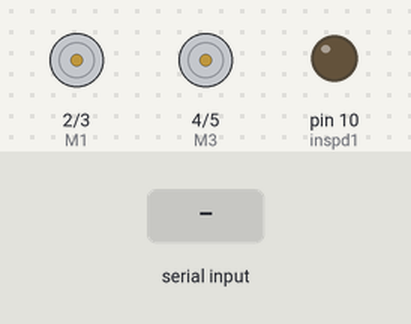
This sketch was run on a simulated Arduino Uno, built with avr-gcc and run on an emulated ATmega328P. Shown: motor-driver pin pairs drawn as motors (green arrow = first pin HIGH = forward, orange = second pin HIGH = backward, longer = more drive), output pins drawn as LEDs (lit = HIGH). The test bench sets the inputs (shaded band).

Above: at 1.2 s.
1.3 s: "F" received over Serial
At 2.5 s:
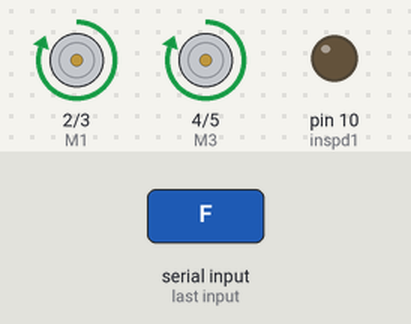
2.8 s: "B" received over Serial
At 3.8 s:
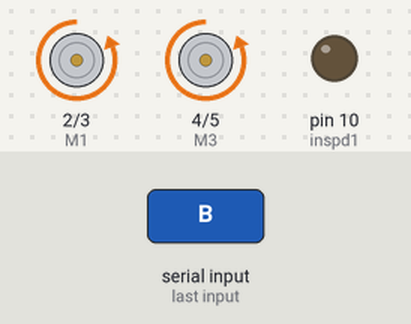
4.3 s: "R" received over Serial
At 4.9 s:
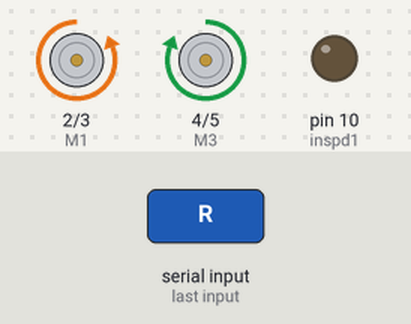
5.8 s: "L" received over Serial
At 6.1 s:
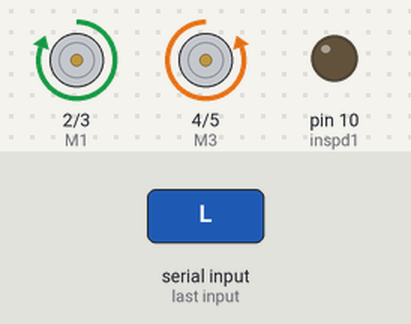
7.3 s: "S" received over Serial
At 8.4 s:
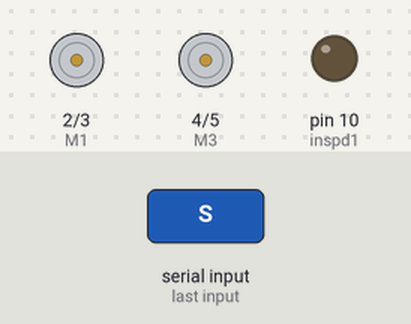
Timing chart, 0 to 9.8 s (numbered marks = the images above; inputs shaded):
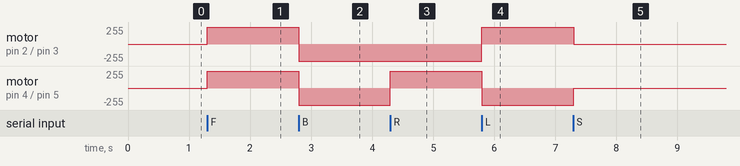

Measured:
- after the input at 1.3 s, motor on pin 2 (M1) / pin 3 (M2), motor on pin 4 (M3) / pin 5 (M4): stopped → forward 255/255 at once
- after the input at 2.8 s, motor on pin 2 (M1) / pin 3 (M2), motor on pin 4 (M3) / pin 5 (M4): forward 255/255 → backward 255/255 at once
- after the input at 4.3 s, motor on pin 4 (M3) / pin 5 (M4): backward 255/255 → forward 255/255 at once
- after the input at 5.8 s, motor on pin 2 (M1) / pin 3 (M2): backward 255/255 → forward 255/255 at once; motor on pin 4 (M3) / pin 5 (M4): forward 255/255 → backward 255/255 at once
- after the input at 7.3 s, motor on pin 2 (M1) / pin 3 (M2): forward 255/255 → stopped at once; motor on pin 4 (M3) / pin 5 (M4): backward 255/255 → stopped at once

The sketch:

moving_car.ino
```cpp
const int M1=2;
const int M2=3;
const int M3=4;
const int M4=5;
const int inspd1=10;
char z;


void setup() {

pinMode (M1,OUTPUT);
  pinMode (M2,OUTPUT);
  pinMode (M3,OUTPUT);
  pinMode (M4,OUTPUT);
   pinMode(inspd1,OUTPUT);
  Serial.begin(9600);
}
void forward ()
{  digitalWrite (M1,HIGH);         // MOTOR1 MOTOR2  ALL FWD
   digitalWrite (M2,LOW);
   digitalWrite (M3,HIGH);
   digitalWrite (M4,LOW);

}
void backward ()
{
  digitalWrite (M1,LOW);              // MOTOR1 MOTOR2 ALL BAKCWARD
  digitalWrite (M2,HIGH);
  digitalWrite (M3,LOW);
  digitalWrite (M4,HIGH);

}
void left ()
{
  digitalWrite (M1,HIGH);            // MOTOR1  FWD     MOTOR3  BACKWARD
  digitalWrite (M2,LOW);
  digitalWrite (M3,LOW);
  digitalWrite (M4,HIGH);
}
void right ()
{
  digitalWrite (M1,LOW);               // MOTOR1 BACKWARD MOTOR3 FWD
  digitalWrite (M2,HIGH);
  digitalWrite (M3,HIGH);
  digitalWrite (M4,LOW);
  }
void STOP()
{
  digitalWrite (M1,LOW);
  digitalWrite (M2,LOW);
  digitalWrite (M3,LOW);
  digitalWrite (M4,LOW);

}

void loop() {
  // put your main code here, to run repeatedly:
 if(Serial.available()>0)

  z=Serial.read();

     if(z=='F')
     {forward();}
     else if(z=='B')
     {backward();}
     else if(z=='R')
     {right();}
     else if(z=='L')
     {left();}
      else if(z=='S')
        {STOP();}

}
```
